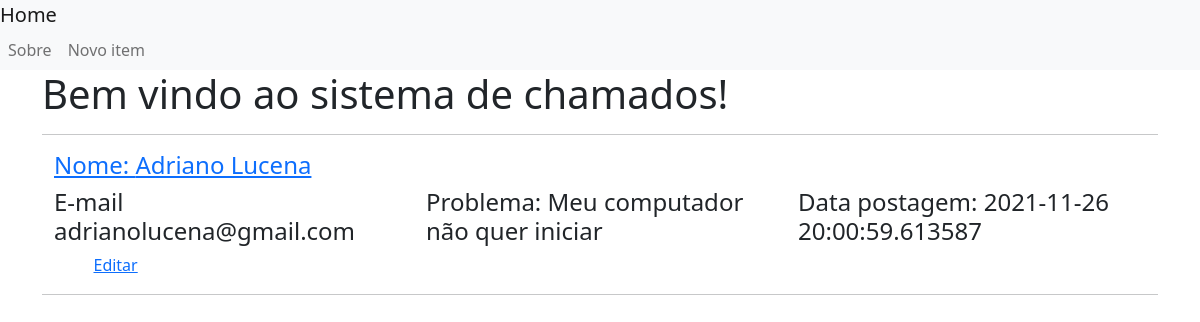
Before: / with the older database file.
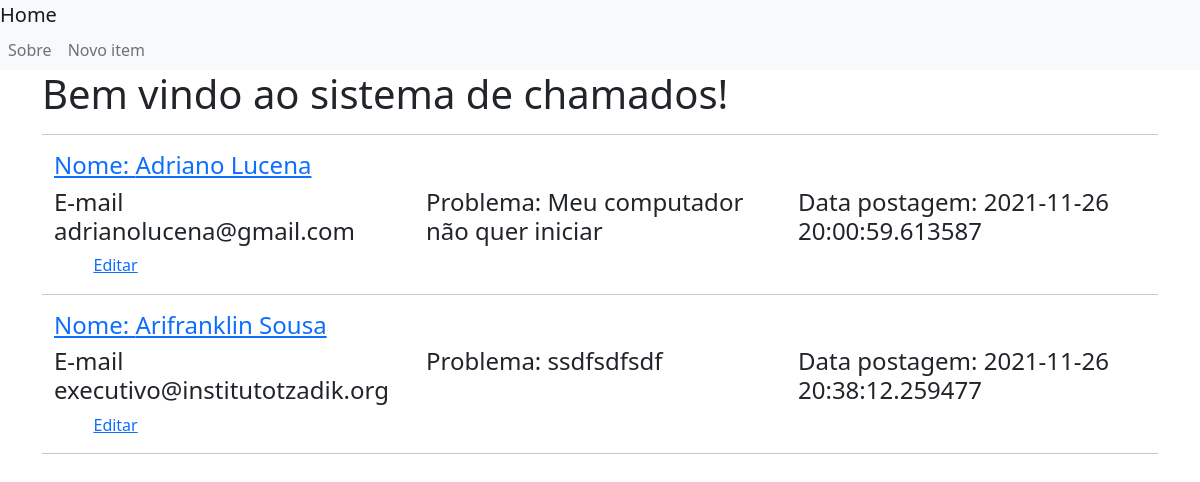
After: the same page with the newer database file.
### app.py (models this page shows)
class tb_chamados(db.Model):
    id_chamado = db.Column(db.Integer, primary_key=True)
    dt_criacao = db.Column(db.DateTime, default=datetime.datetime.utcnow)
    descricao = db.Column(db.String(200), nullable=False)
    nome = db.Column(db.String(200), nullable=False)
    email = db.Column(db.String(200), nullable=False)
    servico = db.Column(db.String(200), nullable=False)

### app.py (the view)
@app.route('/')
def index():
    posts = tb_chamados.query.all()
    return render_template('index.html', posts=posts)

### templates/index.html (shortened to what this page needs)
{% extends 'base.html' %}
{% block content %}
    <h1>{% block title %} Bem vindo ao sistema de chamados! {% endblock %}</h1><hr>
    {% for post in posts %}
       <a href="{{ url_for('post', id_chamado=post['id_chamado']) }}">
            <div class="container">
                <div class="row">
                    <div class="col-md-4 col-sm-12"><h4>Nome: {{ post['nome'] }}</h4></div></a>
                    <div class="col-md-4 col-sm-12"><h4>E-mail {{ post['email'] }}</h4></div>
                    <div class="col-md-4 col-sm-12"><h4>Problema: {{ post['descricao'] }}</h4></div>
                    <div class="col-md-4 col-sm-12"><h4>Data postagem: {{ post['dt_criacao'] }}</h4></div>
                </div>
        <a href="{{ url_for('edit', id_chamado=post['id_chamado']) }}">
            <span class="badge badge-warning">Editar</span>Editar
        </a>
        <hr>
    {% endfor %}
{% endblock %}

Changed rows visible on the page:
added tb_chamados: nome "Arifranklin Sousa", email "executivo@institutotzadik.org", descricao "ssdfsdfsdf", dt_criacao "2021-11-26 20:38:12.259477"
